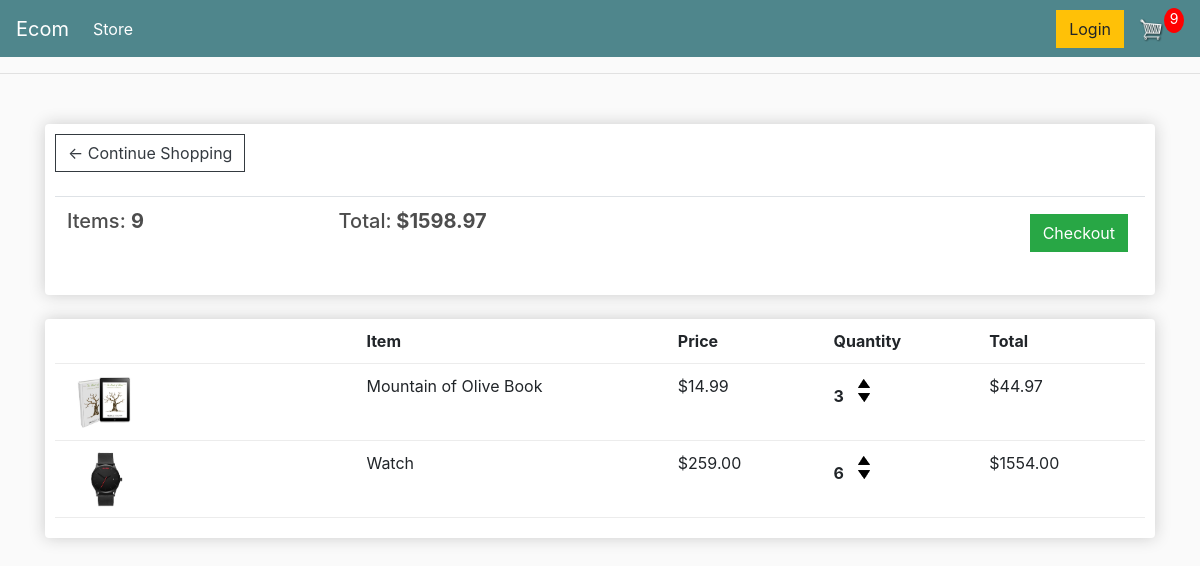
The page /cart/ (signed in) on the database as committed earlier.
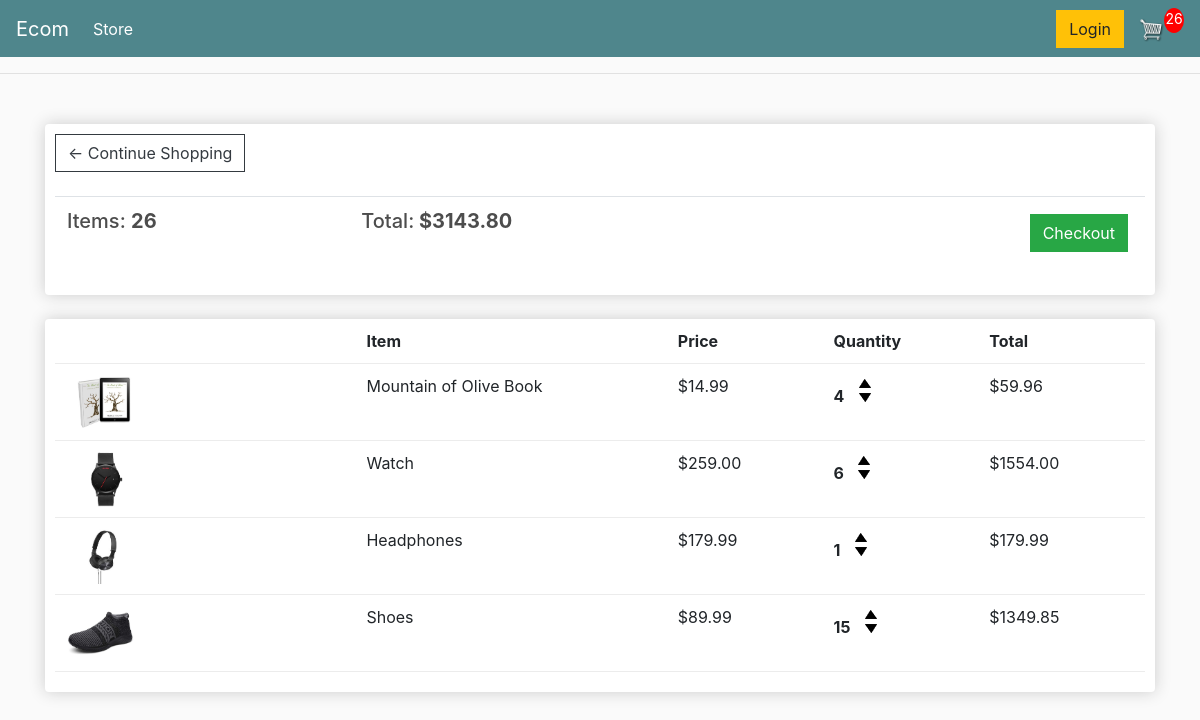
The same page on the database as committed later.
### store/models.py (models this page shows, shortened)
class Order(models.Model):
    customer = models.ForeignKey(Customer,on_delete=models.SET_NULL,blank=True,null=True)
    date_ordered = models.DateTimeField(auto_now_add=True)
    complete = models.BooleanField(default=False,null=True,blank=False)
    transaction_id = models.CharField(max_length=200,null=True)
    @property
    def get_cart_total(self):
        orderitems = self.orderitem_set.all()
        total = sum([item.get_total for item in orderitems])
        return total
    @property
    def get_cart_items(self):
        orderitems = self.orderitem_set.all()
        total = sum([item.quantity for item in orderitems])
        return total

class OrderItem(models.Model):
    product = models.ForeignKey(Product,on_delete=models.SET_NULL,null=True)
    order = models.ForeignKey(Order,on_delete=models.SET_NULL,null=True)
    quantity = models.IntegerField(default=0,null=True,blank=True)
    date_added = models.DateTimeField(auto_now_add=True)
    @property
    def get_total(self):
        total = self.product.price * self.quantity
        return total

class Product(models.Model):
    name = models.CharField(max_length=200,null=True)
    price = models.DecimalField(max_digits=7,decimal_places=2)
    digital = models.BooleanField(default=False,null=True,blank=False)
    image = models.ImageField(null=True)

### store/views.py (the view)
# urls.py: path('cart/', views.cart, name="cart"),
def cart(request):
     if request.user.is_authenticated:
        customer = request.user.customer
        order,created = Order.objects.get_or_create(customer=customer,complete=False)
        items = order.orderitem_set.all()
        cartItems = order.get_cart_items
     else:
          items = []
          order = {'get_cart_total':0,'get_cart_items':0,'shipping':False}
          cartItems = order['get_cart_items']
     context = {'items':items,'order':order,"cartItems":cartItems}
     return render(request, 'store/cart.html', context)

### store/templates/store/cart.html
{% extends 'store/main.html' %}
{% load static %}
{% block content %}
<div class="row">
	<div class="col-lg-12">
        <div class="box-element">
            <a  class="btn btn-outline-dark" href="{% url 'store' %}">&#x2190; Continue Shopping</a>
            <br>
            <br>
            <table class="table">
                <tr>
                    <th><h5>Items: <strong>{{order.get_cart_items}}</strong></h5></th>
                    <th><h5>Total:<strong> ${{order.get_cart_total}}</strong></h5></th>
                    <th>
                        <a  style="float:right; margin:5px;" class="btn btn-success" href="{% url 'checkout' %}">Checkout</a>
                    </th>
                </tr>
            </table>
        </div>
		<br>
        <div class="box-element">
            <div class="cart-row">
                <div style="flex:2"></div>
                <div style="flex:2"><strong>Item</strong></div>
                <div style="flex:1"><strong>Price</strong></div>
                <div style="flex:1"><strong>Quantity</strong></div>
                <div style="flex:1"><strong>Total</strong></div>
            </div>
            {% for item in items %}
            <div class="cart-row">
                <div style="flex:2"><img class="row-image" src="{{item.product.image.url}}"></div>
                <div style="flex:2"><p>{{item.product.name}}</p></div>
                <div style="flex:1"><p>${{item.product.price|floatformat:2}}</p></div>
                <div style="flex:1">
                    <p class="quantity">{{item.quantity}}</p>
                    <div class="quantity">
                        <img data-product="{{item.product.id}}" data-action="add" class="chg-quantity update-cart" src="{% static  'images/arrow-up.png' %}">
                        <img data-product="{{item.product.id}}" data-action="remove" class="chg-quantity update-cart " src="{% static  'images/arrow-down.png' %}">
                    </div>
                </div>
                <div style="flex:1"><p>${{item.get_total}}</p></div>
            </div>
            {% endfor %}
	</div>
</div>
{% endblock content %}

### store/templates/store/main.html (shortened to what this page needs)
<!DOCTYPE html>
{% load static %}
<html>
<head>
	<link rel="stylesheet" href="https://stackpath.bootstrapcdn.com/bootstrap/4.4.1/css/bootstrap.min.css">
	<link rel="stylesheet" type="text/css" href="{% static 'css/main.css' %}">
</head>
<body>
<nav class="navbar navbar-expand-lg navbar-dark bg-dark">
    <a class="navbar-brand" href="{% url 'store' %}">Ecom</a>
    <div class="collapse navbar-collapse" id="navbarSupportedContent">
      <ul class="navbar-nav mr-auto">
        <li class="nav-item active">
          <a class="nav-link" href="{% url 'store' %}">Store <span class="sr-only">(current)</span></a>
        </li>
      </ul>
      <div class="form-inline my-2 my-lg-0">
           <a href="#"class="btn btn-warning">Login</a>
           <a href="{% url 'cart' %}">
              <img  id="cart-icon" src="{% static 'images/cart.png' %}">
          </a>
          <p id="cart-total">{{cartItems}}</p>
      </div>
    </div>
  </nav>
      <hr>
     <div class="container">
            <br>
            {% block content %}
             {% endblock content %}
     </div>
</body>
</html>

### static/css/main.css (style rules this page uses)
body { background-color: hsl(0, 0%, 98%); }
h1,h2,h3,h4,h5,h6 { color:hsl(0, 0%, 30%); }
.box-element { box-shadow:hsl(0, 0%, 80%) 0 0 16px; background-color: #fff; border-radius: 4px; padding: 10px; }
.bg-dark { background-color: #4f868c!important; }
#cart-icon { width:25px; display: inline-block; margin-left: 15px; }
#cart-total { display: block; text-align: center; color:#fff; background-color: red; width: 20px; height: 25px; border-radius: 50%; font-size: 14px; }
.col-lg-4, .col-lg-6, .col-lg-8, .col-lg-12 { margin-top: 10px; }
.btn { border-radius: 0; }
.row-image { width: 100px; }
.cart-row { display: flex; align-items: flex-stretch; padding-bottom: 10px; margin-bottom: 10px; border-bottom: 1px solid #ececec; }
.quantity { display: inline-block; font-weight: 700; padding-right:10px; }
.chg-quantity { width: 12px; cursor: pointer; display: block; margin-top: 5px; transition:.1s; }

Rows that differ between the two databases and show on the page:
changed through a linked row, Order: get_cart_items "9" → "26"; get_cart_total "1598.97" → "3143.80"
changed OrderItem "Mountain of Olive Book": quantity "3" → "4"; get_total "44.97" → "59.96"
added OrderItem: product.image (picture), product.name "Headphones", product.price "179.99", quantity "1", get_total "179.99"
added OrderItem: product.image (picture), product.name "Shoes", product.price "89.99", quantity "15", get_total "1349.85"
Other text that changed with them:
{{ cartItems }}: "9" → "26"
